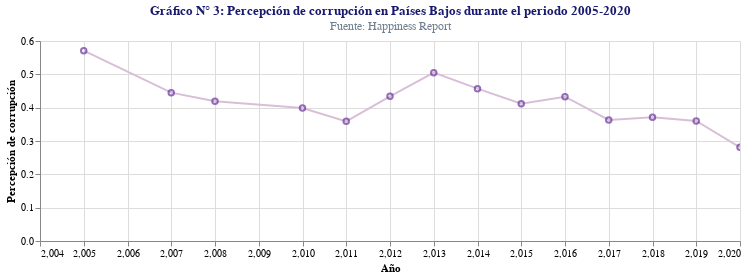

Source (notebook cell):
### Code cell
#Gráfico 3: Percepción de corrupción en Países Bajos durante el periodo 2005-2020

g3. properties(width=700, height=200,
title={
      "text": ["Gráfico N° 3: Percepción de corrupción en Países Bajos durante el periodo 2005-2020"] ,
      "subtitle": ["Fuente: Happiness Report"],
      "color": "midnightblue", "subtitleColor": "slategray"})

### Figure 1 — Vega-Lite specification as saved in the notebook (floating-point values rounded to 4 significant figures)
{"usermeta": {"embedOptions": {"theme": "urbaninstitute"}}, "config": {"view": {"continuousWidth": 400, "continuousHeight": 300}}, "layer": [{"mark": {"type": "line", "color": "thistle"}, "encoding": {"x": {"type": "quantitative", "field": "year"}, "y": {"type": "quantitative", "field": "Perceptions of corruption"}}, "height": 200, "width": 700}, {"mark": {"type": "point", "color": "rebeccapurple"}, "encoding": {"x": {"type": "quantitative", "field": "year", "title": "Año"}, "y": {"type": "quantitative", "field": "Perceptions of corruption", "title": "Percepción de corrupción"}}, "selection": {"selector033": {"type": "interval", "bind": "scales", "encodings": ["x", "y"]}}}], "data": {"name": "data-d1e114136e70984e99677a780eb892af"}, "height": 200, "title": {"text": ["Gráfico N° 3: Percepción de corrupción en Países Bajos durante el periodo 2005-2020"], "subtitle": ["Fuente: Happiness Report"], "color": "midnightblue", "subtitleColor": "slategray"}, "width": 700, "$schema": "https://vega.github.io/schema/vega-lite/v4.8.1.json", "datasets": {"data-d1e114136e70984e99677a780eb892af": [{"Country name": "Netherlands", "year": 2005, "Log GDP per capita": 10.81, "Healthy life expectancy at birth": 70.4, "Perceptions of corruption": 0.571}, {"Country name": "Netherlands", "year": 2007, "Log GDP per capita": 10.88, "Healthy life expectancy at birth": 70.8, "Perceptions of corruption": 0.445}, {"Country name": "Netherlands", "year": 2008, "Log GDP per capita": 10.9, "Healthy life expectancy at birth": 71.0, "Perceptions of corruption": 0.419}, {"Country name": "Netherlands", "year": 2010, "Log GDP per capita": 10.86, "Healthy life expectancy at birth": 71.4, "Perceptions of corruption": 0.399}, {"Country name": "Netherlands", "year": 2011, "Log GDP per capita": 10.88, "Healthy life expectancy at birth": 71.52, "Perceptions of corruption": 0.359}, {"Country name": "Netherlands", "year": 2012, "Log GDP per capita": 10.86, "Healthy life expectancy at birth": 71.64, "Perceptions of corruption": 0.434}, {"Country name": "Netherlands", "year": 2013, "Log GDP per capita": 10.86, "Healthy life expectancy at birth": 71.76, "Perceptions of corruption": 0.505}, {"Country name": "Netherlands", "year": 2014, "Log GDP per capita": 10.87, "Healthy life expectancy at birth": 71.88, "Perceptions of corruption": 0.457}, {"Country name": "Netherlands", "year": 2015, "Log GDP per capita": 10.88, "Healthy life expectancy at birth": 72.0, "Perceptions of corruption": 0.412}, {"Country name": "Netherlands", "year": 2016, "Log GDP per capita": 10.9, "Healthy life expectancy at birth": 72.1, "Perceptions of corruption": 0.433}, {"Country name": "Netherlands", "year": 2017, "Log GDP per capita": 10.92, "Healthy life expectancy at birth": 72.2, "Perceptions of corruption": 0.363}, {"Country name": "Netherlands", "year": 2018, "Log GDP per capita": 10.94, "Healthy life expectancy at birth": 72.3, "Perceptions of corruption": 0.371}, {"Country name": "Netherlands", "year": 2019, "Log GDP per capita": 10.95, "Healthy life expectancy at birth": 72.4, "Perceptions of corruption": 0.36}, {"Country name": "Netherlands", "year": 2020, "Log GDP per capita": 10.9, "Healthy life expectancy at birth": 72.5, "Perceptions of corruption": 0.281}]}}
